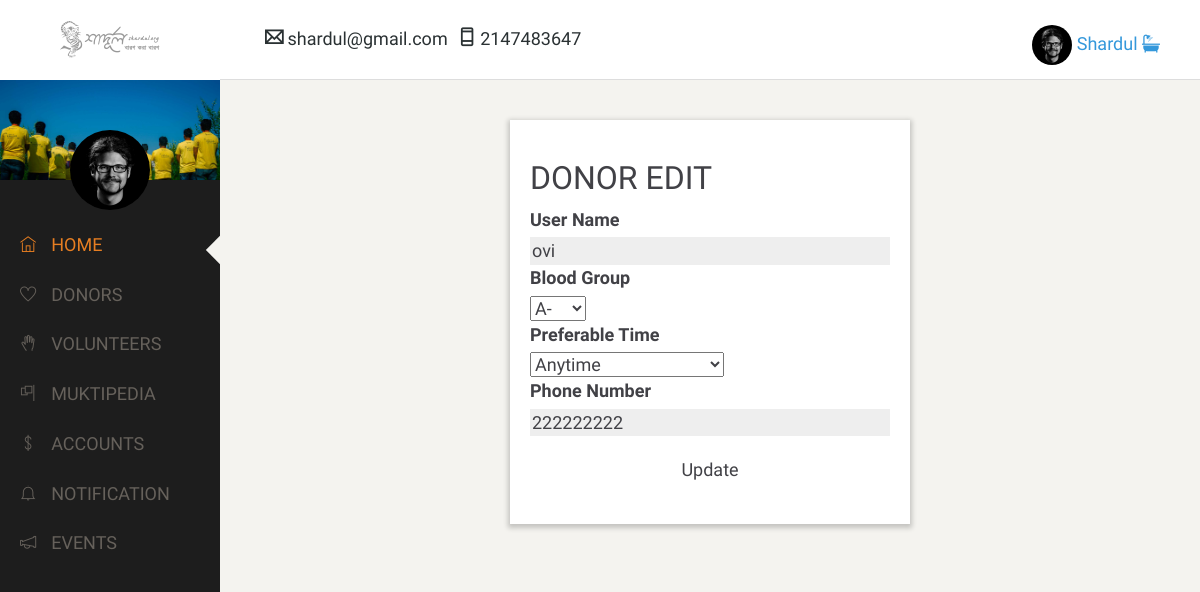
The page /views/NO-NAME/Admin/Bloodedit.php?id=1 (signed in) on the database its author committed.
### tables this page shows
CREATE TABLE `blood_doner` (
  `id` int(111) NOT NULL,
  `user_id` int(111) NOT NULL,
  `blood_group` varchar(111) NOT NULL,
  `area_zone` varchar(111) NOT NULL,
  `last_donate_date` date NOT NULL,
  `prfrbl_time` varchar(111) NOT NULL,
  `gender` varchar(111) NOT NULL,
  `softDelete` varchar(111) NOT NULL DEFAULT 'No',
  `profile_picture` varchar(111) NOT NULL
);

CREATE TABLE `user` (
  `id` int(111) NOT NULL,
  `firstname` varchar(111) NOT NULL,
  `lastname` varchar(111) NOT NULL,
  `email` varchar(111) NOT NULL,
  `phone` varchar(111) NOT NULL,
  `user_name` varchar(111) NOT NULL,
  `password` varchar(111) NOT NULL,
  `address` varchar(111) NOT NULL,
  `softDelete` varchar(111) NOT NULL DEFAULT 'No',
  `role` varchar(111) NOT NULL,
  `dob` text NOT NULL
);

### src/SHARDUL/NO-NAME/Model/Database.php (called while the page is built, shortened)
<?php
class Database
{
public function  __construct()
{
        try{
            $this->dbh = new PDO("mysql:host = localhost;dbname=shardul_db","root","");
        }
        catch(PDOException $error){
            echo "Database Error:".$error->getMessage()."<br>";
            echo "Databse Connection Failed";
        }
}
}

### src/SHARDUL/NO-NAME/WareHouse/AdminStore.php (called while the page is built, shortened)
<?php
class AdminStore extends Admin
{
    public function AdminIndex()
    {
        $AdminID = $_SESSION['Admin'];
        $query = " SELECT * FROM admin WHERE id = '$AdminID'";
        $STH = $this->dbh->query($query);
        $STH->setFetchMode(PDO::FETCH_OBJ);
        return $STH->fetch();
    }
}

### src/SHARDUL/NO-NAME/BloodDonor/Blood_Donor.php (called while the page is built, shortened)
<?php
class Blood_Donor extends DB
{
    public function setdata($data = array())
    {
        if (array_key_exists('id',$data)){
            $this->id = $data['id'];
        }
    }
}

### src/SHARDUL/NO-NAME/WareHouse/BloodDonorStore.php (called while the page is built, shortened)
<?php
class BloodDonorStore extends Blood_Donor
{
    public function view(){
        $sql = "Select user.*,blood_doner.* from user,blood_doner where blood_doner.user_id = user.id AND blood_doner.id=".$this->id;
        $STH = $this->dbh->query($sql);
        $STH->setFetchMode(PDO::FETCH_OBJ);
        return $STH->fetch();
    }
}

### views/NO-NAME/Admin/Bloodedit.php (the view, shortened to what this page needs)
<?php
$objBloodEdit= new \App\WareHouse\BloodDonorStore();
$objBloodEdit-> setdata($_REQUEST);
$BloodEdit= $objBloodEdit->view();
if(isset($_SESSION['Admin']) && !empty($_SESSION['Admin'])){
include_once "dashboard.php";
?>
<!doctype html>
<html lang="en">
<head>
</head>
<body>
<div class="main-content container-fluid">
    <form action="BloodUpdate.php" class="editForm" method="post">
        <h2>DONOR EDIT</h2>
        <label>User Name</label><br>
        <input type="text" placeholder="User Name" name="userName" value="<?php echo $BloodEdit->user_name; ?>"><br>
        <label>Blood Group</label><br>
        <select name="Bloodgroup">
            <option value="A-"<?php if ($BloodEdit->blood_group=="A-") echo "selected";?>>A-</option>
        </select><br>
        <label>Preferable Time</label><br>
        <select name="PreferableTime" id="Timezone">
            <option value="Anytime"<?php if ($BloodEdit->prfrbl_time=="Anytime") echo "selected";?>>Anytime</option>
        </select><br>
        <label>Phone Number</label><br>
        <input type="text" placeholder="Phone Number" name="phone" value="<?php echo $BloodEdit->phone ?>"><br>
        <input type="submit" value="Update">
    </form>
</div>
<?php
}else{
    include_once "AdminLoginForm.php";
}
?>
</body>
</html>

### views/NO-NAME/Admin/dashboard.php (shortened to what this page needs)
<?php
if(isset($_SESSION['Admin']) && !empty($_SESSION['Admin'])) {
    $objAdminInfo = new WareHouse\AdminStore();
    $AdminInfo = $objAdminInfo->AdminIndex();
}
?>
<!DOCTYPE html>
<html lang="en">
<head>
    <link rel="stylesheet" type="text/css" href="../../../resource/fonts/font-awesome-4.7.0/css/font-awesome.min.css" />
    <link href="../../../resource/css/bootstrap.min.css" rel="stylesheet">
    <link href="../../../resource/css/themify-icons.css" rel="stylesheet">
    <link href="../../../resource/css/animate.css" rel="stylesheet">
    <link href="../../../resource/css/adminpanel.css" rel="stylesheet">
    <link href="../../../resource/css/forms.css" rel="stylesheet">
    <link href="../../../resource/css/jquery-ui.css" rel="stylesheet">
    <link href="../../../resource/css/wickedpicker.css" rel="stylesheet">
    <link rel="stylesheet" href="https://maxcdn.bootstrapcdn.com/font-awesome/4.5.0/css/font-awesome.min.css">
</head>
<body>
<div class="main-wrap ">
    <div class="panel-wrap">
        <div class="brand">
            <img src="../../../resource/img/logo.png" alt="" class="logo" style="width:100px;">
        </div>
        <div class="user-hold">
            <img src="../../../resource/img/admin/pro-pic/admin.png" style=" width:80px; height:80px;" class="img-circle" alt="">
        </div>
        <div class="option-wrap">
                <ul>
                    <li class="dashTab active"><a href="index.php"><i class="ti-home"></i>Home</a></li>
                    <li class="dashTab"><a href="Donors.php"><i class="ti-heart"></i>Donors</a></li>
                    <li class="dashTab"><a href="volunteers.php"><i class="ti-hand-open"></i>Volunteers</a></li>
                    <li class="dashTab"><a href="muktipidea.php"><i class="ti-flag-alt-2"></i>Muktipedia</a></li>
                    <li class="dashTab"><a href=""><i class="ti-money"></i>Accounts</a></li>
                    <li class="dashTab"><a href=""><i class="ti-bell"></i>Notification</a></li>
                    <li class="dashTab"><a href=""><i class="ti-announcement"></i>Events</a></li>
                </ul>
        </div>
    </div>
    <div class="content-wrap">
        <header>
            <div class="just_info">
                <ul>
                    <li><i class="ti-email"></i>&nbsp;<?php echo $AdminInfo->email ?></li>
                    <li><i class="ti-mobile"></i>&nbsp;<?php echo $AdminInfo->phone ?></li>
                </ul>
            </div>
            <div class="dropdown pull-right settings">
                <img src="../../../resource/img/admin/pro-pic/admin.png" style="height: 40px; display: inline-block" class="img-responsive img-circle" alt="">
                <button id="dLabel" type="button" data-toggle="dropdown" aria-haspopup="true" aria-expanded="false" title="Settings">
                    <p class="hidden-xs"><?php echo $AdminInfo->user_name ?>&nbsp;<span class="fa fa-caret-down fa-s15"></span></p>
                </button>
            </div>
        </header>
</body>
</html>

### resource/css/adminpanel.css (style rules this page uses)
* { box-sizing: border-box; }
html { width: 100%; height: 100%; }
body { width: 100%; height: 100%; font-size: 18px!important; font-family: 'Hind Siliguri', sans-serif; font-weight: 400; color: #414146; }
h1, h2, h3, h4, h5, h6 { font-family: 'Catamaran', sans-serif !important; font-weight: 300; }
.container-fluid { padding: 0; }
.main-wrap { height: 100%; position: relative; overflow: hidden; -webkit-transition: ease-in all .2s ; -moz-transition: ease-in all .2s ; -ms-transition: ease-in all .2s ; -o-transition: ease-in all .2s ; transition: ease-in all .2s ; }
.panel-wrap { width: 220px; height: 100%; position: absolute; background-color: #1D1D1D; color: #fff; text-align: center; overflow: auto; -webkit-transition: ease-in all .2s ; -moz-transition: ease-in all .2s ; -ms-transition: ease-in all .2s ; -o-transition: ease-in all .2s ; transition: ease-in all .2s ; }
.user-hold { height: 100px; background-image: url(../img/group.jpg); background-size: cover; }
.user-hold>img { margin-top: 50px; }
.brand { background-color: #fff; padding: 20px 0; }
.content-wrap { width: calc(100% - 220px); height: 100vh; position: relative; float: right; overflow: auto; background-color: #F4F3EF; -webkit-transition: ease-in all .5s ; -moz-transition: ease-in all .5s ; -ms-transition: ease-in all .5s ; -o-transition: ease-in all .5s ; transition: ease-in all .5s ; }
.option-wrap>ul { width: 100%; margin-top: 40px; padding: 0; list-style: none; text-align: left; position: absolute; }
.option-wrap>ul>li { padding: 12px 20px; display: block; white-space: nowrap; }
.option-wrap>ul>li>a>i { font-size: .9em; font-weight: 300; margin-right: 15px; }
.option-wrap>ul>li>a { display: block; color: #66615B; text-transform: uppercase; text-decoration: none!important; font-weight: 300; font-size: 1em; }
.option-wrap .active { position: relative; overflow: hidden; }
.option-wrap .active>a { color: #E67E22; }
.option-wrap>ul>.active:after { content: ''; position: absolute; width: 20px; height: 20px; top: 20px; right: -10px; transform: rotate(45deg); background-color: #F4F3EF; }
header { height: 80px; border-bottom: 1px solid #ddd; background-color: #fff; }
.just_info { display: inline-block; }
.just_info>ul { list-style: none; color:#2a3133; font-size: em; vertical-align: middle; margin-top: 20px; }
.just_info>ul >li { float:left; margin: 5px; }
.settings { margin: 25px; margin-right: 40px; }
.settings>button { background: transparent; padding: 0; border: none; font-weight: 300; color: #3498DB; outline: 0; outline-offset: 0; }
.settings>button>p { display: inline-block; }
.editForm { max-width: 400px; margin: 40px auto; background-color: #fff; padding: 20px; box-shadow: 0 2px 5px 2px rgba(0,0,0,.2); }
.editForm>input { width: 100%; }
.editForm>input { -webkit-transition: ease-in all .3s; -moz-transition: ease-in all .3s ; -ms-transition: ease-in all .3s ; -o-transition: ease-in all .3s ; transition: ease-in all .3s ; border:none; outline: none; outline-offset: 0; background-color: #eee; }
.editForm>input[type="submit"] { background-color: transparent; margin: 20px auto; }

### resource/css/forms.css (style rules this page uses)
* { box-sizing: border-box!important; }
body { font-size: 20px; font-family: 'Hind Siliguri', sans-serif!important; font-weight: 400; color: #414146; }
h1,h2,h3,h4,h5,h6 { font-family: 'Hind Siliguri', sans-serif!important; }

### rows shown on the page
blood_doner: userName "ovi", Bloodgroup "A-", PreferableTime "Anytime", phone "222222222"

### other values the page prints
$AdminInfo->email "shardul@gmail.com"
$AdminInfo->phone "2147483647"
$AdminInfo->user_name "Shardul"
